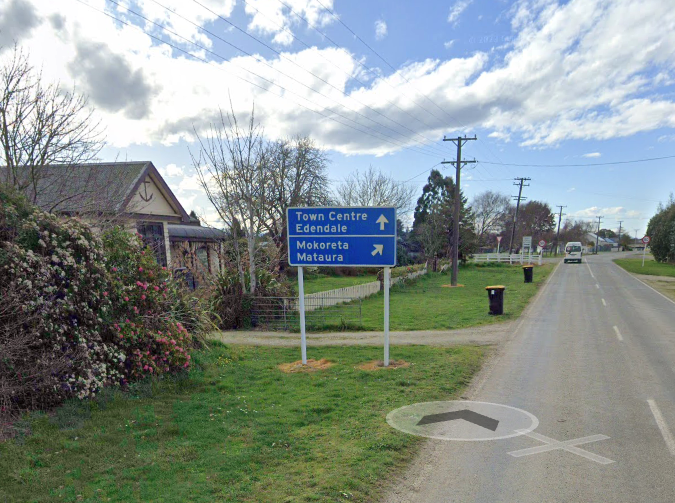
#> input picture INPUT/img1.png, 675 x 503 px, found by its file name; its folder holds only this picture in this run
$ python signSegmentation.py
#> lines starting #> are read from the running program, lines starting #| are printed output that depends on the picture; after the words box and inside, x2 and y2 are one past the last pixel; in counts of white or black regions, pixels touching at a corner belong together
from skimage import io, color, morphology, segmentation
from sklearn.cluster import KMeans
import numpy as np
import matplotlib.pyplot as plt
import os

def cleanMask(binaryMask, method):
    binaryMask = morphology.remove_small_objects(binaryMask, min_size=1000)
    binaryMask = morphology.remove_small_holes(binaryMask, area_threshold=2000)
    binaryMask = morphology.closing(binaryMask, morphology.square(3))
    binaryMask = morphology.opening(binaryMask, morphology.square(2))
    cleanedMask = morphology.remove_small_holes(binaryMask, area_threshold=1000)
    if (method != "K-Means (k=2)"):
        cleanedMask = segmentation.clear_border(cleanedMask)

    return cleanedMask

def plotHSV(h, s, v):
    fig, axs = plt.subplots(1, 3, figsize=(15, 5))
    fig.suptitle("HSV Values", fontsize=18)

    axs[0].imshow(h, cmap='hsv')
    axs[0].set_title("Hue Channel")
    axs[1].imshow(s, cmap='gray')
    axs[1].set_title("Saturation Channel")
    axs[2].imshow(v, cmap='gray')
    axs[2].set_title("Value Channel")

    plt.tight_layout()
    plt.show()

def plotResults(img, fileName, binaryMask, cleanedMask, method):
    segmentedImg = img.copy()
    segmentedImg[~cleanedMask] = 0

    name, extension = os.path.splitext(fileName)
    if (method == "Thresholding"):
        fileName = f"{name}_thresholding{extension}"
    elif (method == "K-Means (k=4)"):
        fileName = f"{name}_kMeans{extension}"
    outputPath = os.path.join('OUTPUT', fileName)
    if (method != "K-Means (k=2)"):
        plt.imsave(outputPath, segmentedImg)

    fig, axs = plt.subplots(1, 4, figsize=(15, 4))
    fig.suptitle(method + " Segmentation Results", fontsize=18)

    axs[0].imshow(img)
    axs[0].set_title("Original Image")
    axs[1].imshow(binaryMask, cmap='gray')
    axs[1].set_title("Original Mask")
    axs[2].imshow(cleanedMask, cmap='gray')
    axs[2].set_title("Cleaned Mask")
    axs[3].imshow(segmentedImg)
    axs[3].set_title("Segmented Image")

    plt.tight_layout()
    plt.show()

for fileName in os.listdir('INPUT'):
    imgPath = os.path.join('INPUT', fileName)

    #Load and preprocess image
    img = np.asarray(io.imread(imgPath))
#> img is the input picture: shape (503, 675, 4); mean R, G, B, A 136.7, 147, 143.3, 255
    img = color.rgba2rgb(img)
#> img: shape (503, 675, 3) float64

    #Convert to HSV for segmentation
    hsvImg = color.rgb2hsv(img)
#> hsvImg: shape (503, 675, 3) float64; mean of channels 0, 1, 2 0.379, 0.215, 0.615
    h, s, v = hsvImg[:,:,0], hsvImg[:,:,1], hsvImg[:,:,2]
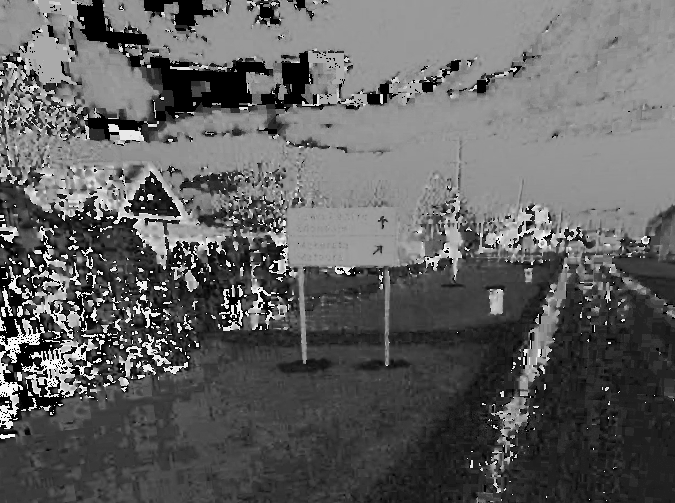
#> h: shape (503, 675) float64; min 0, max 0.997, mean 0.379
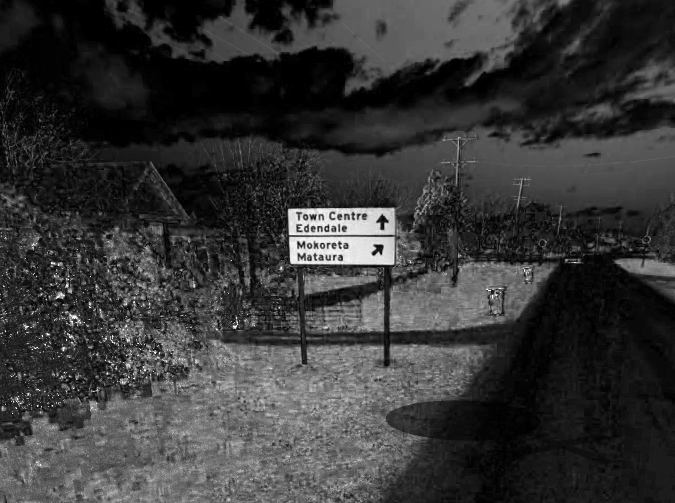
#> s: shape (503, 675) float64; min 0, max 1, mean 0.215
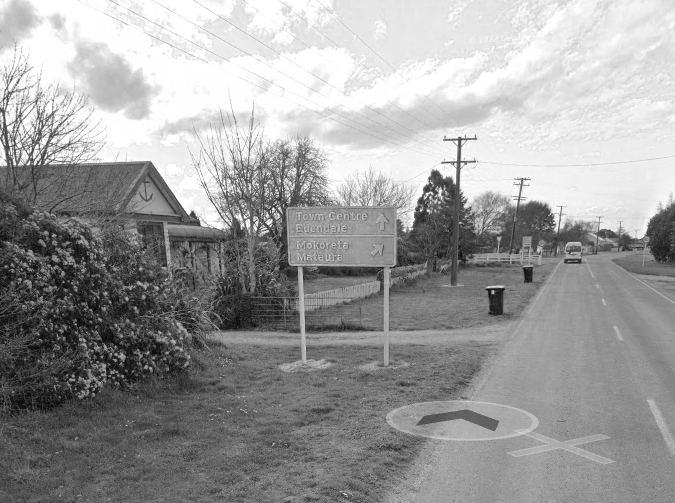
#> v: shape (503, 675) float64; min 0.0118, max 1, mean 0.615
    plotHSV(h, s, v)

    #Thresholding by saturation value
    threshold = 0.75
    binaryMask = s > threshold
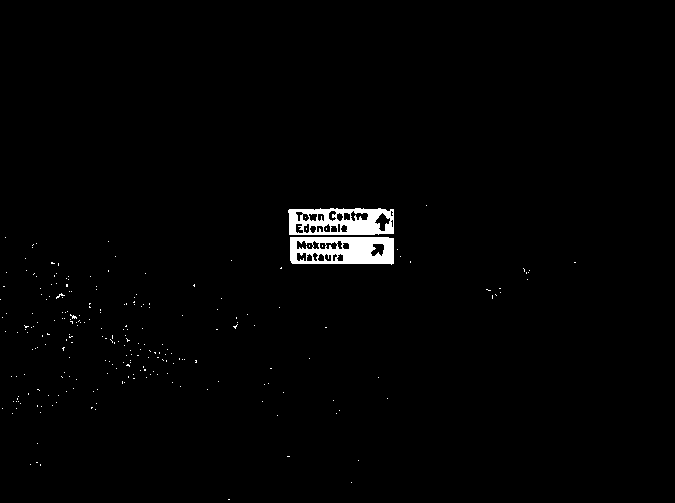
#> binaryMask: shape (503, 675) bool; 1.4% white; 240 white regions (238 under 20 px), largest, box (x1, y1, x2, y2) and area: (290, 237, 394, 265) 2208, (288, 208, 394, 235) 1970

    plt.figure(figsize=(6, 4))
    plt.hist(s.ravel(), bins=256, range=(0, 1), color='blue', alpha=0.7)
    plt.axvline(threshold, color='red', linestyle='-', label=f'Threshold = {threshold}')
    plt.title("Saturation Histogram")
    plt.xlabel("Saturation Value")
    plt.ylabel("# of Pixels")
    plt.legend()
    plt.tight_layout()
    plt.show()
#> figure, not shown here; tallest bar 10962 high, from x = 0 to 0.00391

    cleanedMask = cleanMask(binaryMask, "Thresholding")
#> in cleanMask, `binaryMask = morphology.remove_small_objects(binaryMask, min_size=1000)`: binaryMask: shape (503, 675) bool; 1.2% white; 2 white regions, box (x1, y1, x2, y2) and area: (290, 237, 394, 265) 2206, (288, 208, 394, 235) 1970
#> in cleanMask, `binaryMask = morphology.remove_small_holes(binaryMask, area_threshold=..`: binaryMask: shape (503, 675) bool; 1.6% white; 2 white regions, box (x1, y1, x2, y2) and area: (290, 237, 394, 265) 2800, (288, 208, 394, 235) 2725
#> in cleanMask, `binaryMask = morphology.closing(binaryMask, morphology.square(3))`: binaryMask: shape (503, 675) bool; 1.7% white; 1 white region, box (x1, y1, x2, y2) and area: (288, 208, 394, 265) 5702
#> in cleanMask, `binaryMask = morphology.opening(binaryMask, morphology.square(2))`: binaryMask: shape (503, 675) bool; 1.7% white; 1 white region, box (x1, y1, x2, y2) and area: (288, 208, 394, 264) 5696
    plotResults(img, fileName, binaryMask, cleanedMask, "Thresholding")

    #K-means clustering (k=2)
    newImg = hsvImg.reshape(-1, 3)
    kMeans = KMeans(n_clusters=2, n_init=10)
    kMeans.fit(newImg)
    binaryMask = (kMeans.labels_ == 1).reshape(hsvImg.shape[0], hsvImg.shape[1])

    cleanedMask = cleanMask(binaryMask, "K-Means (k=2)")
#> in cleanMask (call 2), `cleanedMask = morphology.remove_small_holes(binaryMask, area_threshold..`: binaryMask: shape (503, 675) bool; 39% white; 14 white regions (9 under 20 px), largest, box (x1, y1, x2, y2) and area: (0, 0, 675, 244) 129973, (519, 264, 571, 396) 2074, (287, 226, 359, 237) 162, (291, 264, 345, 266) 108, (362, 235, 372, 237) 20
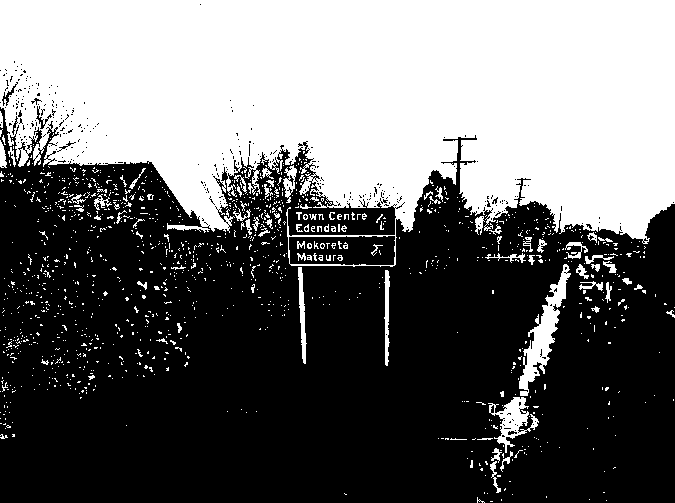
#> binaryMask: shape (503, 675) bool; 41.6% white; 1235 white regions (1147 under 20 px), largest, box (x1, y1, x2, y2) and area: (0, 0, 675, 267) 129509, (519, 264, 571, 396) 2000, (488, 397, 539, 453) 1024
    plotResults(img, fileName, binaryMask, cleanedMask, "K-Means (k=2)")
#> call 2 of plotResults, with fileName = 'img1.png', method = 'K-Means (k=2)'
#> in plotResults (call 2), `segmentedImg[~cleanedMask] = 0`:
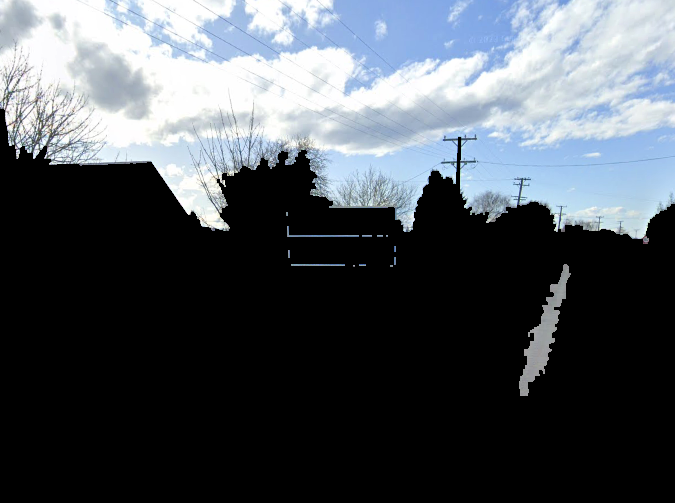
#> segmentedImg: shape (503, 675, 3) float64; mean R, G, B 0.303, 0.326, 0.351

    #K-means clustering (k=4)
    kMeans = KMeans(n_clusters=4, n_init=10)
    kMeans.fit(newImg)
    labels = kMeans.labels_
    clusteredImg = labels.reshape(hsvImg.shape[0], hsvImg.shape[1])

    plt.imshow(clusteredImg, cmap='viridis')
    plt.title("K-Means Clusters (k=4)")
    plt.tight_layout()
    plt.show()

    #Get smallest cluster for mask
    uniqueLabels, counts = np.unique(labels, return_counts=True)
    smallestCluster = uniqueLabels[np.argmin(counts)]
    binaryMask = (labels == smallestCluster)
    binaryMask = binaryMask.reshape(hsvImg.shape[0], hsvImg.shape[1])

    cleanedMask = cleanMask(binaryMask, "K-Means (k=4)")
#> in cleanMask (call 3), `cleanedMask = morphology.remove_small_holes(binaryMask, area_threshold..`: binaryMask: shape (503, 675) bool; 6% white; 6 white regions, box (x1, y1, x2, y2) and area: (24, 161, 232, 269) 9498, (396, 150, 470, 280) 4489, (475, 201, 570, 257) 2993, (22, 339, 97, 397) 2008, (277, 146, 333, 207) 1494, (79, 385, 87, 394) 41
#> binaryMask: shape (503, 675) bool; 9.8% white; 1089 white regions (938 under 20 px), largest, box (x1, y1, x2, y2) and area: (24, 135, 237, 270) 7400, (396, 135, 477, 281) 3276, (474, 183, 593, 257) 2609
    plotResults(img, fileName, binaryMask, cleanedMask, "K-Means (k=4)")
#> call 3 of plotResults, with fileName = 'img1.png', method = 'K-Means (k=4)'
#> in plotResults (call 3), `plt.show()`:
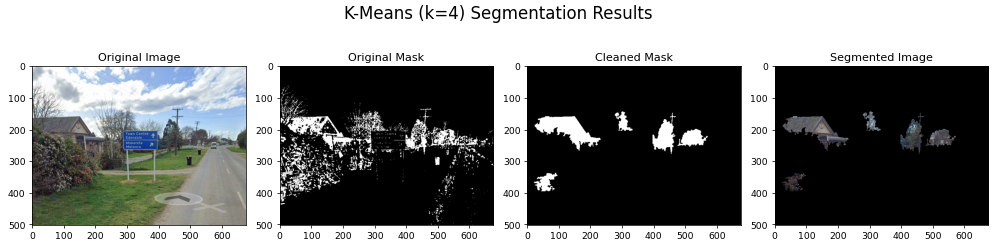
#> figure drawn by matplotlib, 4 panels

print("Program complete")

$ run again, on INPUT/img6.png
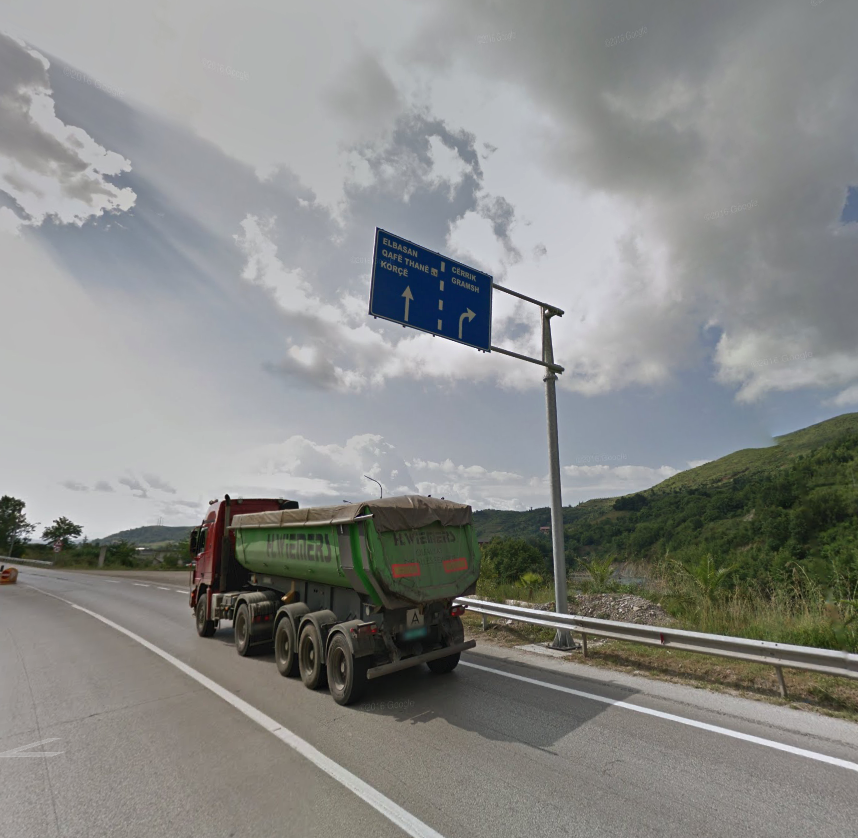
#> input picture INPUT/img6.png, 858 x 838 px, found by its file name
#> img is the input picture: shape (838, 858, 4); mean R, G, B, A 137.2, 138.5, 136.4, 255
#> img: shape (838, 858, 3) float64
#> hsvImg: shape (838, 858, 3) float64; mean of channels 0, 1, 2 0.369, 0.108, 0.56
#> `cleanedMask = cleanMask(binaryMask, "K-Means (k=2)")`:
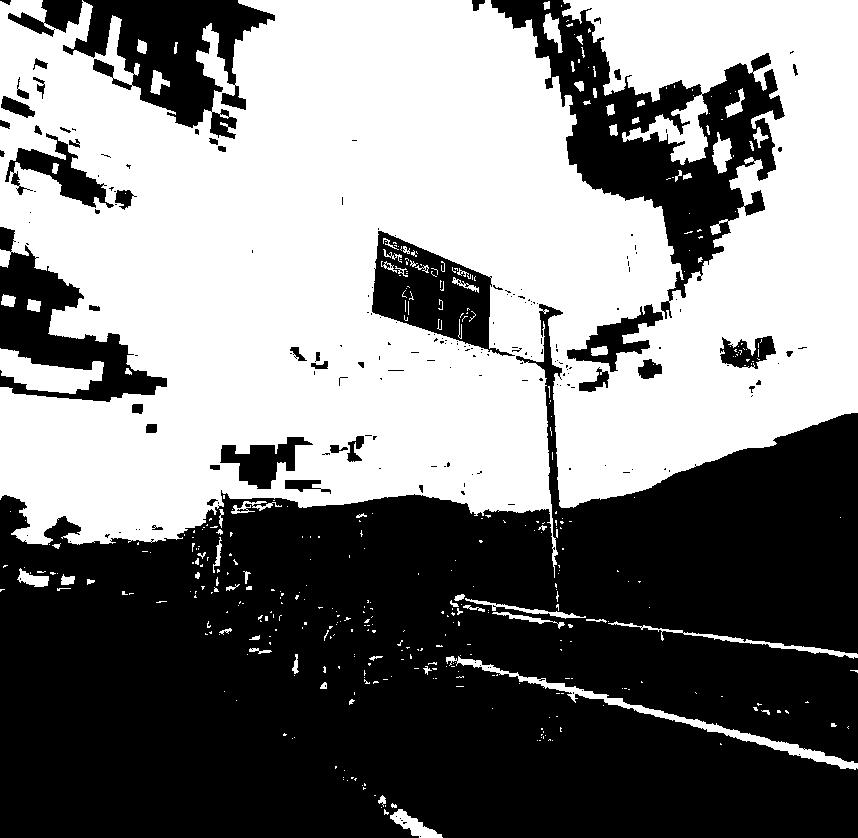
#> binaryMask: shape (838, 858) bool; 49.9% white; 421 white regions (342 under 20 px), largest, box (x1, y1, x2, y2) and area: (0, 0, 858, 578) 344390, (446, 656, 858, 770) 2870, (0, 348, 104, 394) 2556
#> `cleanedMask = cleanMask(binaryMask, "K-Means (k=4)")`:
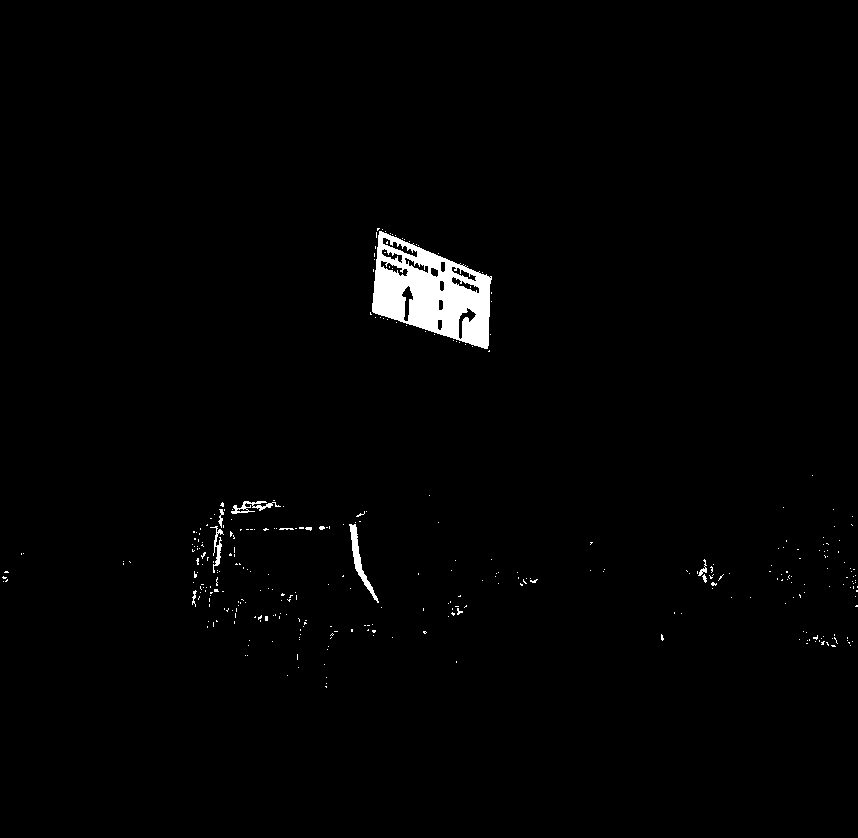
#> binaryMask: shape (838, 858) bool; 1.4% white; 337 white regions (326 under 20 px), largest, box (x1, y1, x2, y2) and area: (372, 231, 492, 349) 7758, (349, 524, 379, 603) 475, (231, 501, 281, 514) 237

$ run again, on INPUT/img7.png
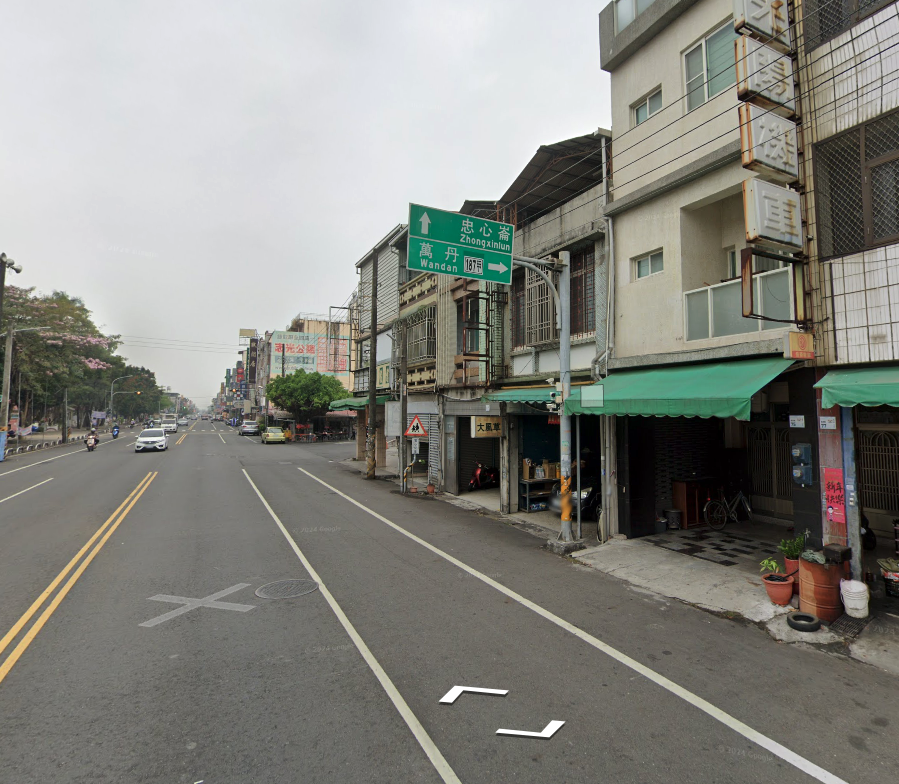
#> input picture INPUT/img7.png, 899 x 784 px, found by its file name
#> img is the input picture: shape (784, 899, 4); mean R, G, B, A 132.4, 132.6, 126.3, 255
#> img: shape (784, 899, 3) float64
#> hsvImg: shape (784, 899, 3) float64; mean of channels 0, 1, 2 0.279, 0.13, 0.534
#> cleanedMask: shape (784, 899) bool; 1.3% white; 5 white regions (2 under 20 px), largest, box (x1, y1, x2, y2) and area: (409, 210, 513, 283) 5630, (685, 417, 747, 527) 2432, (519, 415, 558, 465) 1318
#> in plotResults (call 3), `plt.show()`:
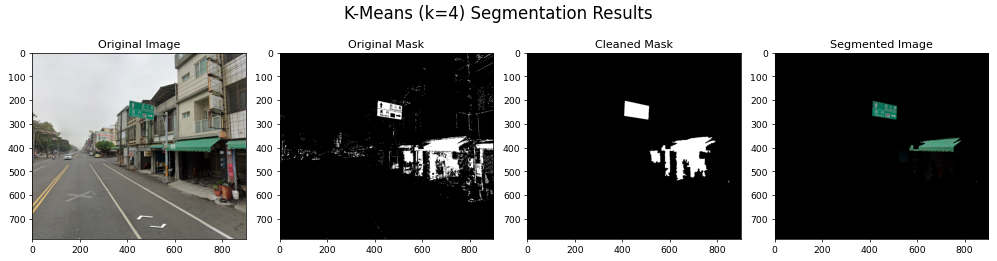
#> figure drawn by matplotlib, 4 panels
